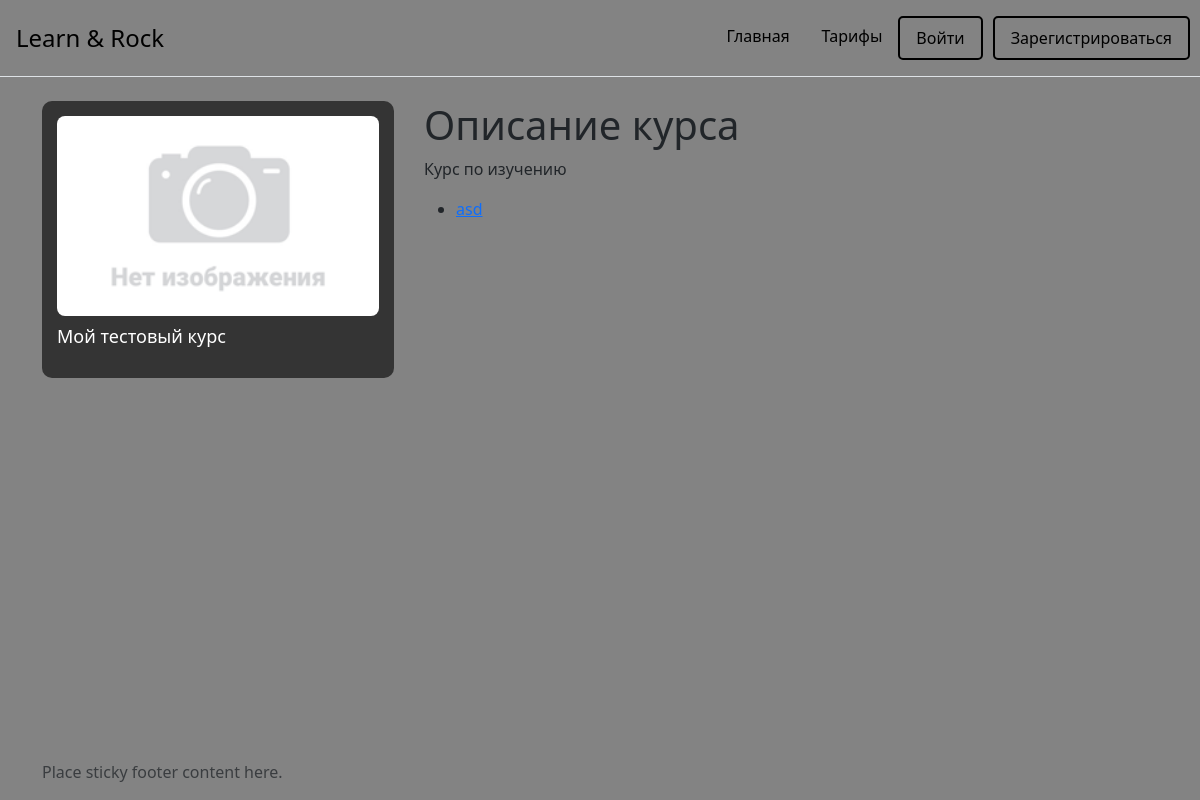
/course/my_course/, run on the app's committed database.
### courses/models.py (models this page shows, shortened)
class Course(models.Model):
    slug = models.SlugField(verbose_name='Уникальное название курса', max_length=120, unique=True)
    title = models.CharField(verbose_name='Название',max_length=120)
    description = models.TextField(verbose_name='Описание курса')
    image = models.ImageField(verbose_name='Изображение',default='default.png',upload_to='courses_images/')
    is_free = models.BooleanField(verbose_name='Бесплатный урок', default=False)
    class Meta:
        verbose_name = 'Курс'
        verbose_name_plural = 'Курсы'
    def __str__(self):
        return self.title

class Lesson(models.Model):
    slug = models.SlugField(verbose_name='Уникальное название урока', max_length=120, unique=True)
    title = models.CharField(verbose_name='Название урока',max_length=120)
    description = models.TextField(verbose_name='Описание урока')
    course = models.ForeignKey(Course, on_delete=models.CASCADE, verbose_name='Какой курс')
    number = models.IntegerField(verbose_name='Номер текущего урока')
    video_url = models.URLField(verbose_name='Ссылка на видео', blank=True, max_length=100)
    class Meta:
        verbose_name = 'Урок'
        verbose_name_plural = 'Уроки'
    def get_absolute_url(self):
        return reverse('lesson_detail', kwargs={'slug': self.course.slug, 'lessons_slug': self.slug})

### courses/views.py (the view)
# urls.py: path('course/<slug>/', views.CourseDetailView.as_view(), name='course_detail'),
class CourseDetailView(DetailView):
    model = Course
    template_name = 'courses/course_detail.html'
    context_object_name = 'course'
    def get_context_data(self, **kwargs):
        context = super(CourseDetailView, self).get_context_data(**kwargs)
        course = Course.objects.filter(slug=self.kwargs['slug']).first()
        context['title'] = course
        context['lessons'] = Lesson.objects.filter(course = course).order_by('number')
        return context

### templates/courses/course_detail.html
{% extends 'laout.html' %}
{% block main %}
    <div class="courses-detail container">
            <div class="course">
                {% if course.image %}
                    <img class="course-image" src="{{ course.image.url }}" alt="{{ course.title }}">
                {% else %}
                    <img class="course-image" src="pictures/default.png" alt="{{ course.title }}">
                {% endif %}
                <h2>{{ course.title }}</h2>
            </div>
            <div class="aside">
                <h1>Описание курса</h1>
                <p>Курс по изучению</p>
                {% if course.is_free == False and user.is_authenticated == False %}
                    <a href="{% url 'register' %}">Вам необходимо пройти регистрацию</a>
                {% else %}
                    {% if course.is_free == True or user.profile.acount_type == 'full'%}
                        <ul>
                            {% for lesson in lessons %}
                                <li><a href="{{ lesson.get_absolute_url }}">{{ lesson.title }}</a></li>
                            {% endfor %}
                        </ul>
                    {% else %}
                        <a href="{% url 'tarif' %}"><p>Вам необходимо преобрести подписку</p></a>
                    {% endif %}
                {% endif%}
            </div>
    </div>
{% endblock %}

### static/css/main.css (style rules this page uses)
body { background-color: #838383; }
.courses-detail { display: grid; grid-template-columns: 352px 70%; gap: 30px; }
.course-image { width: 100%; height: 200px; object-fit: cover; border-radius: 8px; }

### data on the page
Course: image (placeholder picture), title "Мой тестовый курс"
Lesson: title "asd"
